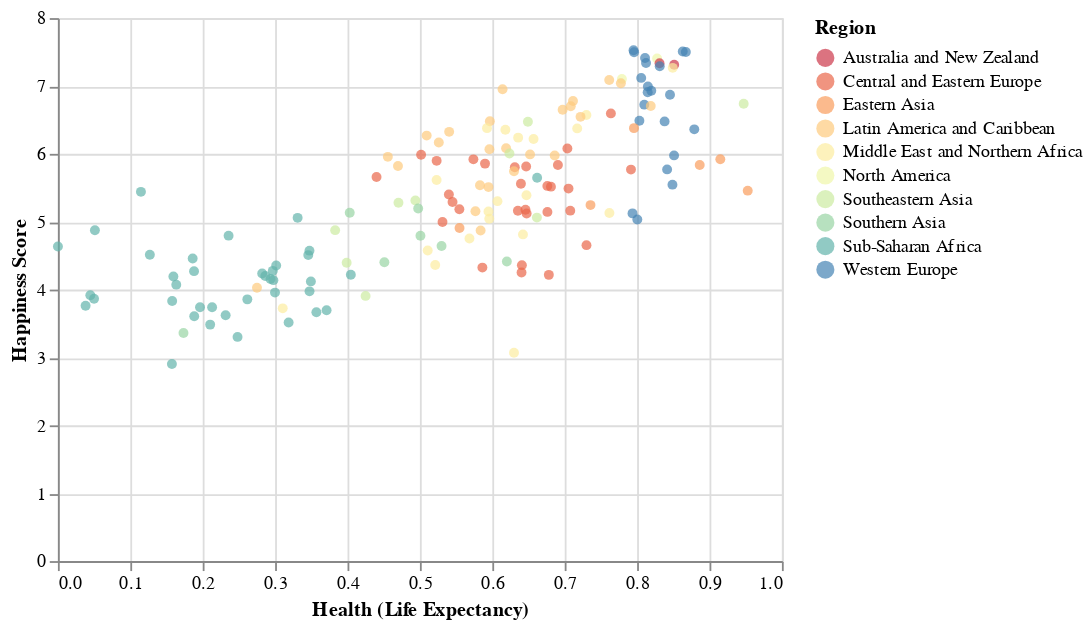

The cell this chart's notebook holds for it:
### Markdown cell above
We start to see some correlations in the regions. Let's choose a little bit different color scheme to make these regions pop a bit more.

### Code cell
alt.Chart(data).mark_circle().encode(
    x = "Health (Life Expectancy)",
    y = "Happiness Score",
    color=alt.Color('Region', scale=alt.Scale(scheme='spectral'))
)

### Figure 1 — Vega-Lite specification as saved in the notebook (floating-point values rounded to 4 significant figures; data arrays with more than 128 entries replaced by an {"elided": "..."} marker saying what was removed)
{"config": {"view": {"continuousWidth": 400, "continuousHeight": 300}}, "data": {"name": "data-7788278e77f66128859c57f947a291e7"}, "mark": "circle", "encoding": {"color": {"type": "nominal", "field": "Region", "scale": {"scheme": "spectral"}}, "x": {"type": "quantitative", "field": "Health (Life Expectancy)"}, "y": {"type": "quantitative", "field": "Happiness Score"}}, "$schema": "https://vega.github.io/schema/vega-lite/v4.8.1.json", "datasets": {"data-7788278e77f66128859c57f947a291e7": {"elided": "157 records"}}}
